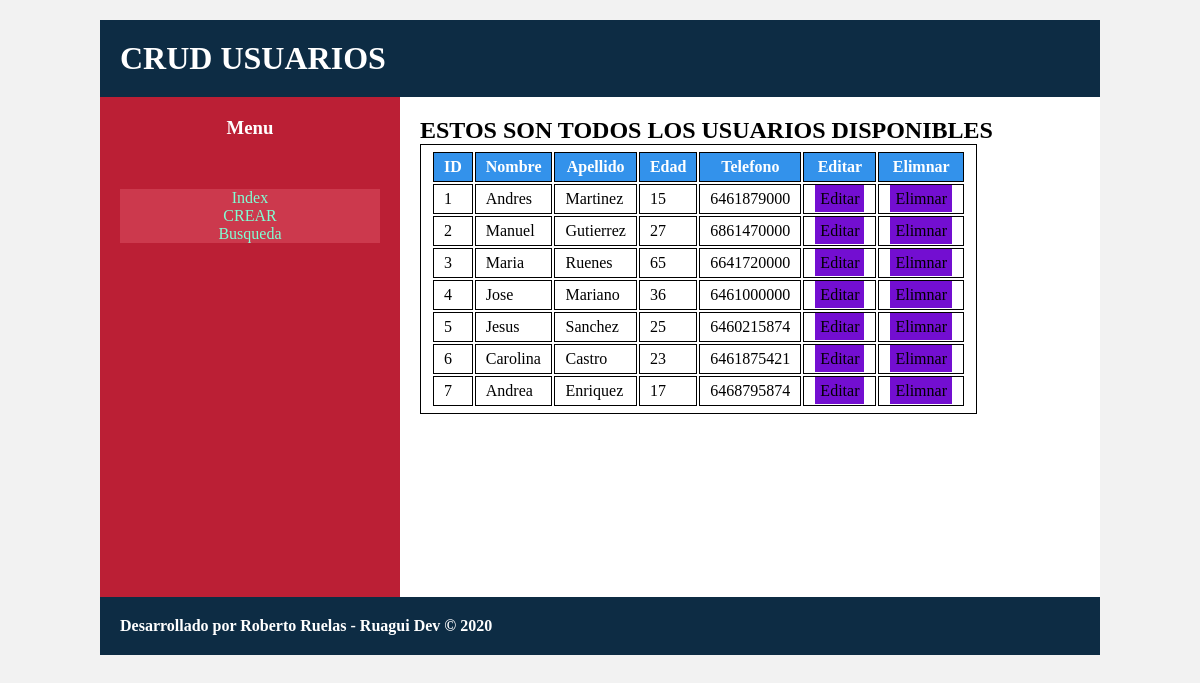
The page / on the database its author committed.
### tables this page shows
CREATE TABLE IF NOT EXISTS `usuarios` (
  `id` int(11) NOT NULL AUTO_INCREMENT,
  `nombre` varchar(50) NOT NULL,
  `apellido` varchar(50) NOT NULL,
  `edad` int(3) NOT NULL,
  `telefono` varchar(14) NOT NULL,
  PRIMARY KEY (`id`)
);

### config/db.php (called while the page is built)
<?php
class DB
{
    private $host;
		private $db;
		private $user;
		private $password;
        private $charset;
        public function __construct()
        {
            $this->host 	= 'localhost';
			$this->db 		= 'examen-crud';
			$this->user 	= 'root';
			$this->password = '';
			$this->charset 	= 'utf8mb4';
		}
		public function connect(){
			try {
				$connection = "mysql:host=" .$this->host . ";dbname=" . $this->db . ";charset=" .$this->charset;
				$options = [PDO::ATTR_ERRMODE => PDO::ERRMODE_EXCEPTION, PDO::ATTR_EMULATE_PREPARES => false];
				$pdo = new PDO($connection, $this->user, $this->password, $options);
				return $pdo;
			} catch (PDOException $e) {
				print_r("Error connection: " . $e->getMessage());
			}
		}
}
?>

### includes/usuarios.php (called while the page is built, shortened)
<?php
include_once 'config/db.php';
class Usuario extends DB{
    public function getAllUsers(){
        return $this->connect()->query('SELECT * FROM usuarios');
    }
}
?>

### views/default.php (the view)
<section class="main">
    <h1>ESTOS SON TODOS LOS USUARIOS DISPONIBLES</h1>
<table>
    <tr>
        <th>ID</th>
        <th>Nombre</th>
        <th>Apellido</th>
        <th>Edad</th>
        <th>Telefono</th>
        <th>Editar</th>
        <th>Elimnar</th>
    </tr>
    <?php foreach($resultados as $resultado){
     ?>
    <tr>
        <td><?= $resultado['id'] ?></td>
        <td><?= $resultado['nombre']?></td>
        <td><?= $resultado['apellido'] ?></td>
        <td><?= $resultado['edad'] ?></td>
        <td><?= $resultado['telefono'] ?></td>
        <td><a href="editar.php?id=<?=$resultado['id']?>">Editar</a></td>
        <td><a href="borrar.php?id=<?=$resultado['id']?>">Elimnar</a></td>
    </tr>
    <?php } ?>
</table>
</section>

### index.php (shortened to what this page needs)
<?php
include_once 'includes/usuarios.php';
?>
<!DOCTYPE html>
<html lang="es">
<head>
    <link rel="stylesheet" href="assets/css/styles.css">
</head>
<body>
<?php
include_once 'views/header.php';
include_once 'views/aside.php';
?>
<form action="#" method="POST">
<?php
    	$usuarios = new Usuario();
        $resultados = $usuarios->getAllUsers();
            include_once 'views/default.php';
?>
</form>
<?php
include_once 'views/footer.php';
?>
</body>
</html>

### views/header.php
<div class="contenedor">
		<header>
			<h1>CRUD USUARIOS</h1>
        </header>

### views/aside.php
<aside>
          <h3>Menu</h3>
          <div class="menu">
                <ol>
                      <li><a href="<?=base_url?>">Index</a></li>
                      <li> <a href="<?=base_url?>crear.php">CREAR</a></li>
                      <li> <a href="<?=base_url?>search.php">Busqueda</a></li>
                </ol>
          </div>
</aside>

### views/footer.php
<footer>
			<h4>Desarrollado por Roberto Ruelas - Ruagui Dev &copy; <?=date('Y')?></h4>
		</footer>
	</div>

### assets/css/styles.css (style rules this page uses)
* { margin: 0; padding: 0; -webkit-box-sizing: border-box; -moz-box-sizing: border-box; box-sizing: border-box; }
body { background: #f2f2f2; font-size: Arial, Sans-serif; }
.contenedor { width: 100%; max-width: 1000px; margin: 20px auto; }
header, .main, aside, footer { padding: 20px; }
header { background: #0d2c44; color: #fff; }
.main { background: #fff; width: 70%; height: 500px; float: left; }
.main table { table-layout: auto; }
.main table th { background-color: #3392eb; color: white; }
.main table, th, td { border: 1px solid black; padding: 5px 10px; }
.main table td a { margin: 1px; padding: 5px; border: black; background: rgb(115, 14, 209); text-decoration: none; color: black; }
aside { background: #bb1f35; color: #fff; width: 30%; height: 500px; float: left; }
aside h3 { padding-bottom: 50px; text-align: center; }
aside .menu ol li { background: #cc394d; list-style:none; text-align: center; }
aside .menu ol li a { text-decoration: none; color: aquamarine; padding: 20px auto; }
footer { clear: both; width: 100%; background: #0d2c44; color: #fff; }

### rows shown on the page
usuarios: id "1", nombre "Andres", apellido "Martinez", edad "15", telefono "6461879000"
usuarios: id "2", nombre "Manuel", apellido "Gutierrez", edad "27", telefono "6861470000"
usuarios: id "3", nombre "Maria", apellido "Ruenes", edad "65", telefono "6641720000"
usuarios: id "4", nombre "Jose", apellido "Mariano", edad "36", telefono "6461000000"
usuarios: id "5", nombre "Jesus", apellido "Sanchez", edad "25", telefono "6460215874"
usuarios: id "6", nombre "Carolina", apellido "Castro", edad "23", telefono "6461875421"
usuarios: id "7", nombre "Andrea", apellido "Enriquez", edad "17", telefono "6468795874"
